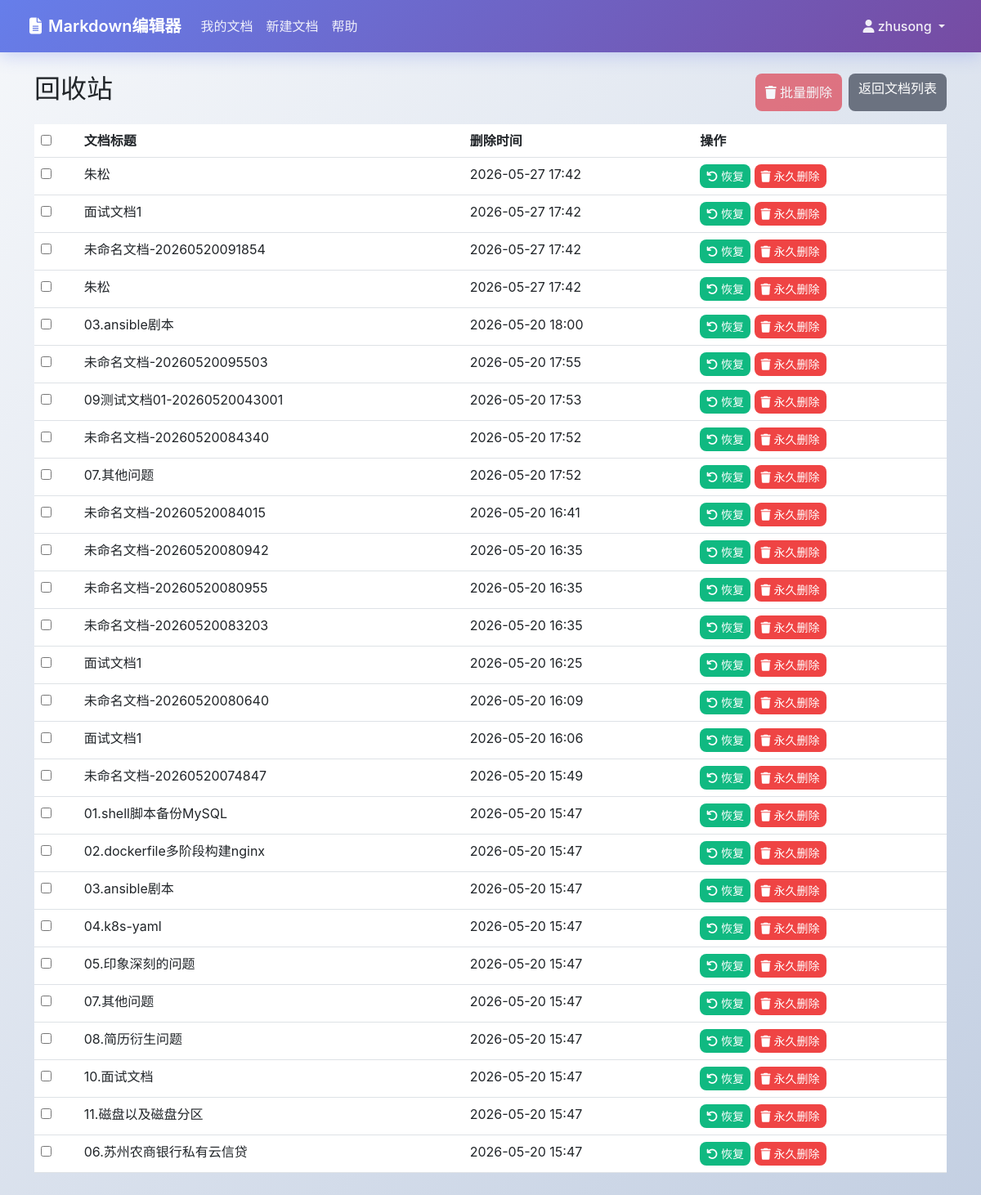
Page /recycle-bin/ (signed in) on the committed database.
### documents/models.py (models this page shows, shortened)
class DocumentModel(models.Model):
    user = models.ForeignKey(User, on_delete=models.CASCADE, related_name='documents')
    folder = models.ForeignKey(FolderModel, on_delete=models.SET_NULL, null=True, blank=True, related_name='documents')
    title = models.CharField(max_length=200, default='未命名文档')
    content = models.TextField(default='')
    original_filename = models.CharField(max_length=200, default='', blank=True)
    tags = models.CharField(max_length=500, default='')
    create_time = models.DateTimeField(auto_now_add=True)
    update_time = models.DateTimeField(auto_now=True)
    is_deleted = models.BooleanField(default=False)
    delete_time = models.DateTimeField(null=True, blank=True)
    is_shared = models.BooleanField(default=False)
    share_token = models.CharField(max_length=50, default='', blank=True)
    share_expire = models.DateTimeField(null=True, blank=True)
    share_password = models.CharField(max_length=128, default='', blank=True)

### documents/views.py (the view)
# urls.py: path('recycle-bin/', views.recycle_bin_view, name='recycle_bin'),
@login_required
def recycle_bin_view(request):
    documents = DocumentModel.objects.filter(user=request.user, is_deleted=True).order_by('-delete_time')
    return render(request, 'documents/recycle_bin.html', {'documents': documents})

### templates/documents/recycle_bin.html (shortened to what this page needs)
{% extends 'base.html' %}
{% block content %}
<div class="container mt-5">
    <div class="row">
        <div class="col-md-12">
            <div class="d-flex justify-content-between mb-3">
                <h2>回收站</h2>
                <div class="d-flex gap-2">
                    {% if documents %}
                    <button type="button" class="btn btn-danger" onclick="batchDelete()" id="batch-delete-btn" disabled>
                        <i class="fas fa-trash"></i> 批量删除
                    </button>
                    {% endif %}
                    <a href="{% url 'my_documents' %}" class="btn btn-secondary">返回文档列表</a>
                </div>
            </div>
            {% if documents %}
            <div class="table-responsive">
                <table class="table table-hover">
                    <thead>
                        <tr>
                            <th>
                                <input type="checkbox" id="select-all" onchange="toggleSelectAll()">
                            </th>
                            <th>文档标题</th>
                            <th>删除时间</th>
                            <th>操作</th>
                        </tr>
                    </thead>
                    <tbody>
                        {% for document in documents %}
                        <tr>
                            <td>
                                <input type="checkbox" class="document-checkbox" value="{{ document.id }}">
                            </td>
                            <td>{{ document.title }}</td>
                            <td>{{ document.delete_time|date:"Y-m-d H:i" }}</td>
                            <td>
                                <a href="{% url 'restore_document' document_id=document.id %}" class="btn btn-success btn-sm">
                                    <i class="fas fa-undo"></i> 恢复
                                </a>
                                <a href="{% url 'delete_permanently' document_id=document.id %}" class="btn btn-danger btn-sm">
                                <i class="fas fa-trash"></i> 永久删除
                            </a>
                            </td>
                        </tr>
                        {% endfor %}
                    </tbody>
                </table>
            </div>
            {% endif %}
        </div>
    </div>
</div>
{% endblock %}

### templates/base.html (shortened to what this page needs)
<!DOCTYPE html>
<html lang="zh-CN">
<head>
    <link href="https://cdn.jsdelivr.net/npm/bootstrap@5.3.0/dist/css/bootstrap.min.css" rel="stylesheet">
    <link href="https://cdn.jsdelivr.net/npm/font-awesome@6.4.0/css/all.min.css" rel="stylesheet">
</head>
<body>
    <nav class="navbar navbar-expand-lg fixed-top">
        <div class="container-fluid">
            <a class="navbar-brand" href="{% url 'home' %}">
                <i class="fas fa-file-alt"></i> Markdown编辑器
            </a>
            <div class="collapse navbar-collapse" id="navbarNav">
                <ul class="navbar-nav me-auto">
                    {% if user.is_authenticated %}
                    <li class="nav-item">
                        <a class="nav-link" href="{% url 'my_documents' %}">我的文档</a>
                    </li>
                    <li class="nav-item">
                        <a class="nav-link" href="{% url 'create_document' %}">新建文档</a>
                    </li>
                    {% endif %}
                    <li class="nav-item">
                        <a class="nav-link" href="{% url 'help' %}">帮助</a>
                    </li>
                </ul>
                <ul class="navbar-nav">
                    {% if user.is_authenticated %}
                    <li class="nav-item dropdown">
                        <a class="nav-link dropdown-toggle" href="#" role="button" data-bs-toggle="dropdown">
                            <i class="fas fa-user"></i> {{ user.username }}
                        </a>
                    </li>
                    {% endif %}
                </ul>
            </div>
        </div>
    </nav>
    <div class="content">
        {% block content %}{% endblock %}
    </div>
</body>
</html>

### templates/base.html (style rules this page uses)
:root { --primary-color: #667eea; --primary-dark: #5a6fd6; --secondary-color: #764ba2; --accent-color: #f093fb; --success-color: #10b981; --warning-color: #f59e0b; --danger-color: #ef4444; --bg-gradient: linear-gradient(135deg, #667eea 0%, #764ba2 100%); --card-shadow: 0 4px 6px -1px rgba(0, 0, 0, 0.1), 0 2px 4px -1px rgba(0, 0, 0, 0.06); --card-shadow-hover: 0 10px 15px -3px rgba(0, 0, 0, 0.1), 0 4px 6px -2px rgba(0, 0, 0, 0.05); }
body { min-height: 100vh; background: linear-gradient(135deg, #f5f7fa 0%, #c3cfe2 100%); background-attachment: fixed; font-family: 'Inter', -apple-system, BlinkMacSystemFont, 'Segoe UI', Roboto, Oxygen, Ubuntu, sans-serif; }
.navbar { background: var(--bg-gradient) !important; box-shadow: 0 4px 20px rgba(102, 126, 234, 0.3); padding: 0.75rem 1.5rem; }
.navbar-brand { color: white !important; font-weight: 600; font-size: 1.25rem; display: flex; align-items: center; gap: 8px; }
.navbar-nav .nav-link { color: rgba(255, 255, 255, 0.9) !important; font-weight: 500; padding: 0.5rem 1rem; border-radius: 6px; transition: all 0.2s ease; }
.content { margin-top: 90px; padding-bottom: 3rem; }
.btn-success { background: var(--success-color); border: none; border-radius: 8px; font-weight: 500; transition: all 0.2s ease; }
.btn-secondary { background: #6b7280; border: none; border-radius: 8px; font-weight: 500; transition: all 0.2s ease; }
.btn-danger { background: var(--danger-color); border: none; border-radius: 8px; font-weight: 500; transition: all 0.2s ease; }
.gap-2 { gap: 0.5rem; }

### rows in the picture
DocumentModel: title "朱松", delete_time "2026-05-27 17:42"
DocumentModel: title "面试文档1", delete_time "2026-05-27 17:42"
DocumentModel: title "未命名文档-20260520091854", delete_time "2026-05-27 17:42"
DocumentModel: title "朱松", delete_time "2026-05-27 17:42"
DocumentModel: title "03.ansible剧本", delete_time "2026-05-20 18:00"
DocumentModel: title "未命名文档-20260520095503", delete_time "2026-05-20 17:55"
DocumentModel: title "09测试文档01-20260520043001", delete_time "2026-05-20 17:53"
DocumentModel: title "未命名文档-20260520084340", delete_time "2026-05-20 17:52"
DocumentModel: title "07.其他问题", delete_time "2026-05-20 17:52"
DocumentModel: title "未命名文档-20260520084015", delete_time "2026-05-20 16:41"
DocumentModel: title "未命名文档-20260520080942", delete_time "2026-05-20 16:35"
DocumentModel: title "未命名文档-20260520080955", delete_time "2026-05-20 16:35"
DocumentModel: title "未命名文档-20260520083203", delete_time "2026-05-20 16:35"
DocumentModel: title "面试文档1", delete_time "2026-05-20 16:25"
DocumentModel: title "未命名文档-20260520080640", delete_time "2026-05-20 16:09"
DocumentModel: title "面试文档1", delete_time "2026-05-20 16:06"
DocumentModel: title "未命名文档-20260520074847", delete_time "2026-05-20 15:49"
DocumentModel: title "01.shell脚本备份MySQL", delete_time "2026-05-20 15:47"
DocumentModel: title "02.dockerfile多阶段构建nginx", delete_time "2026-05-20 15:47"
DocumentModel: title "03.ansible剧本", delete_time "2026-05-20 15:47"
DocumentModel: title "04.k8s-yaml", delete_time "2026-05-20 15:47"
DocumentModel: title "05.印象深刻的问题", delete_time "2026-05-20 15:47"
DocumentModel: title "07.其他问题", delete_time "2026-05-20 15:47"
DocumentModel: title "08.简历衍生问题", delete_time "2026-05-20 15:47"
DocumentModel: title "10.面试文档", delete_time "2026-05-20 15:47"
DocumentModel: title "11.磁盘以及磁盘分区", delete_time "2026-05-20 15:47"
DocumentModel: title "06.苏州农商银行私有云信贷", delete_time "2026-05-20 15:47"

### other values in the picture
{{ user.username }} "zhusong"
